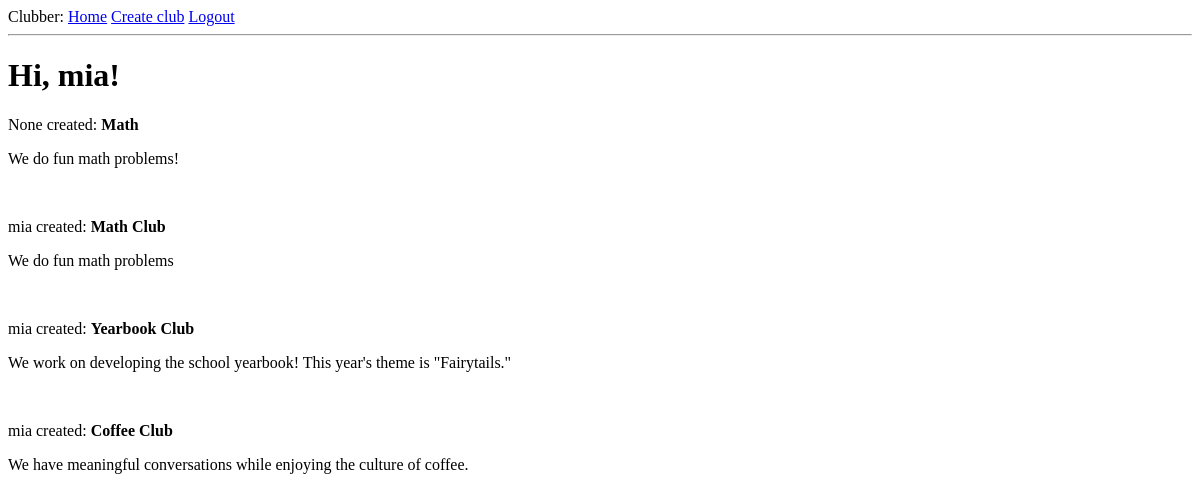
The page /index (signed in) on the database as committed earlier.
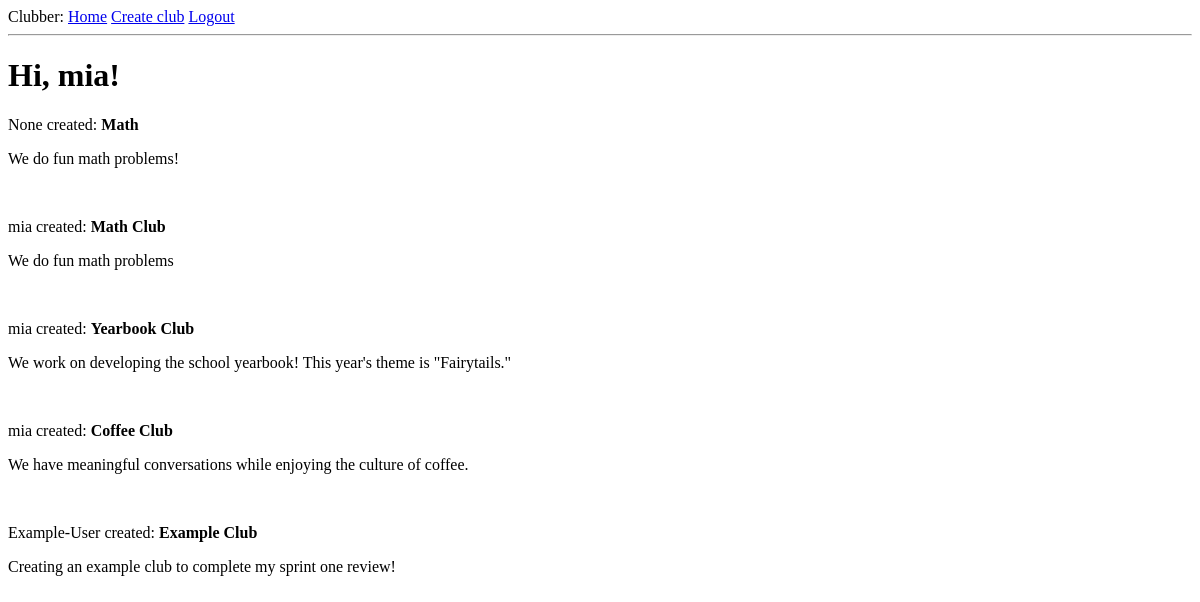
The same page on the database as committed later.
### app/models.py (models this page shows, shortened)
class User(UserMixin, db.Model):
    id = db.Column(db.Integer, primary_key=True)
    username = db.Column(db.String(64), index=True, unique=True)
    email = db.Column(db.String(120), index=True, unique=True)
    password_hash = db.Column(db.String(128))
    joined = db.relationship(
        'User', secondary=members,
        primaryjoin=(members.c.member_id == id),
        secondaryjoin=(members.c.member_id == id),
        backref=db.backref('members', lazy='dynamic'), lazy='dynamic')

class Club(db.Model):
    id = db.Column(db.Integer, primary_key=True)
    name = db.Column(db.String(40), index=True, unique=True)
    description = db.Column(db.String(300))
    user_id = db.Column(db.Integer, db.ForeignKey('user.id'))
    user_name = db.Column(db.String(40))

### app/routes.py (the view)
@app.route('/')
@app.route('/index')
@login_required
def index():
    clubs = Club.query.all()
    return render_template('index.html', title='Home', clubs=clubs)

### app/models.py (called while the page is built)
@login.user_loader
def load_user(id):
    return User.query.get(int(id))

### app/templates/index.html
{% extends "base.html" %}
{% block content %}
    <h1>Hi, {{ current_user.username }}!</h1>
    {% for club in clubs %}
    <div><p>{{ club.user_name }} created: <b>{{ club.name }}</b></p>
      <p>{{club.description}}</p>
      <br>
    </div>
    {% endfor %}
{% endblock %}

### app/templates/base.html (shortened to what this page needs)
<!doctype html>
<html>
    <head>
    </head>
    <body>
        <div>
            Clubber:
            <a href="{{ url_for('index') }}">Home</a>
            {% if current_user.is_anonymous %}
            <a href="{{ url_for('login') }}">Login</a>
            {% else %}
            <a href="{{ url_for('createclub') }}">Create club</a>
            <a href="{{ url_for('logout') }}">Logout</a>
            {% endif %}
        </div>
        <hr>
        {% block content %}{% endblock %}
    </body>
</html>

Rows that differ between the two databases and show on the page:
added Club: user_name "Example-User", name "Example Club", description "Creating an example club to complete my sprint one review!"
